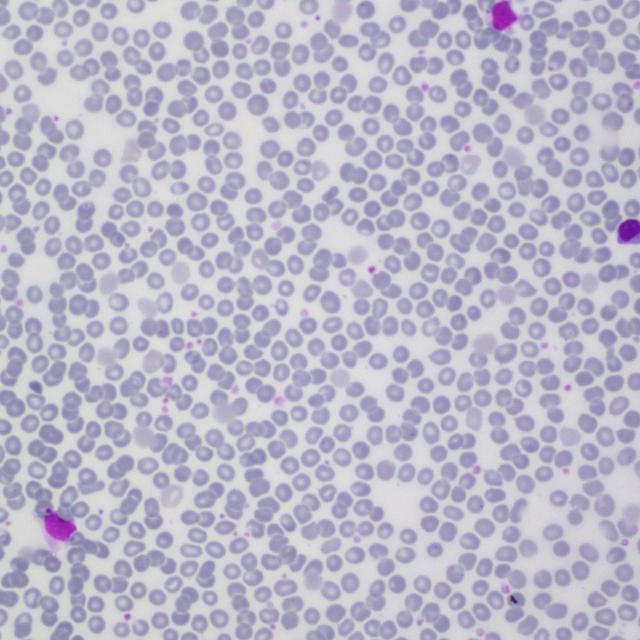
#> input picture crop_test.jpg, 640 x 640 px
$ python preprocess.py ../crop_test.jpg
#> lines starting #> are read from the running program, lines starting #| are printed output that depends on the picture
### src/utils.py
"""
utils.py — Shared utility helpers for the Blood Report Analyzer.
"""

import os
import uuid
import logging
from datetime import datetime
from pathlib import Path
import numpy as np
from PIL import Image

# ── Logging setup ────────────────────────────────────────────────────────────────
logging.basicConfig(
    level=logging.INFO,
    format="%(asctime)s [%(levelname)s] %(name)s: %(message)s",
    datefmt="%Y-%m-%d %H:%M:%S",
)

def get_logger(name: str) -> logging.Logger:
#> further down, pil_img is the input picture: PIL image 640x640 RGB; mean R, G, B 186.1, 183.2, 200.8
    return logging.getLogger(name)


# ── Path helpers ─────────────────────────────────────────────────────────────────
ROOT_DIR = Path(__file__).resolve().parent.parent


# [5 lines left out: function ensure_dir, not called in this run]


def project_path(*parts: str) -> Path:
    """Build an absolute path relative to the project root."""
    return ROOT_DIR.joinpath(*parts)


# ── ID / timestamp helpers ───────────────────────────────────────────────────────
def generate_analysis_id() -> str:
    """Generate a unique analysis/report ID."""
    return f"BRA-{datetime.now().strftime('%Y%m%d%H%M%S')}-{uuid.uuid4().hex[:6].upper()}"


def current_timestamp() -> str:
    """Human-readable timestamp for report headers."""
    return datetime.now().strftime("%d %B %Y, %I:%M %p")


# ── Image helpers ────────────────────────────────────────────────────────────────
def load_image_pil(path: str | Path) -> Image.Image:
    """Load an image file as a PIL Image (RGB)."""
    return Image.open(str(path)).convert("RGB")


def pil_to_numpy(img: Image.Image) -> np.ndarray:
    """Convert PIL Image to NumPy array (H, W, C) uint8 RGB."""
    return np.array(img, dtype=np.uint8)


def numpy_to_pil(arr: np.ndarray) -> Image.Image:
    """Convert NumPy array (H, W, C) uint8 RGB to PIL Image."""
    return Image.fromarray(arr.astype(np.uint8))


# [12 lines left out: functions bytes_to_pil, pil_to_bytes, not called in this run]


# ── Calibration ──────────────────────────────────────────────────────────────────
# Default calibration factor: cells detected in a 640×640 field of view
# to estimated cells per µL.  This is a demo-level approximation.
# Real calibration requires known slide magnification and field diameter.
DEFAULT_CALIBRATION = {
    # Typical counts per 640x640 frame at BCCD microscopy magnification (~100x oil).
    # At this magnification each field covers ~0.002 µL of blood.
    # Midpoints are WHO normal reference range centres.
    "rbc":      {"midpoint": 4_800_000, "typical_frame": 5},   # BCCD images show ~5 RBCs at 100x
    "wbc":      {"midpoint": 7_000,     "typical_frame": 3},   # ~3 WBCs visible at this magnification
    "platelet": {"midpoint": 250_000,   "typical_frame": 10},  # ~10 platelets per frame at 100x
}

# [39 lines left out: function calibrate_counts, not called in this run]

### src/preprocess.py
"""
preprocess.py — OpenCV image preprocessing pipeline for blood smear images.

Steps:
  1. Load image (from path or NumPy array)
  2. Convert to RGB
  3. Gaussian blur (noise removal)
  4. CLAHE on L-channel (contrast enhancement)
  5. Resize to target dimensions
  6. Return preprocessed image alongside a display-ready copy
"""

import cv2
import numpy as np
from PIL import Image
from src.utils import get_logger, pil_to_numpy, numpy_to_pil

log = get_logger(__name__)

# Default YOLO input size
TARGET_SIZE: tuple[int, int] = (640, 640)


def preprocess(
    image_input: Image.Image | np.ndarray,
    target_size: tuple[int, int] = TARGET_SIZE,
    blur_kernel: int = 3,
    clahe_clip: float = 2.0,
    clahe_grid: tuple[int, int] = (8, 8),
) -> tuple[np.ndarray, np.ndarray]:
    """
    Preprocess a blood smear image for YOLOv8 inference.

    Args:
        image_input: PIL Image or NumPy RGB array.
        target_size:  (width, height) to resize to.
        blur_kernel:  Gaussian kernel size (odd number).
        clahe_clip:   CLAHE clip limit.
        clahe_grid:   CLAHE tile grid size.

    Returns:
        (preprocessed_rgb, display_rgb):
            preprocessed_rgb — NumPy uint8 RGB array ready for YOLOv8.
            display_rgb      — Original image resized (no CLAHE) for UI display.
    """
#> called with target_size = (640, 640), blur_kernel = 3, clahe_clip = 2, clahe_grid = (8, 8)
    # ── 1. Normalize to NumPy RGB ─────────────────────────────────────────────
    if isinstance(image_input, Image.Image):
        img_rgb = pil_to_numpy(image_input)
    else:
        img_rgb = image_input.copy()
        if img_rgb.ndim == 2:
            img_rgb = cv2.cvtColor(img_rgb, cv2.COLOR_GRAY2RGB)
        elif img_rgb.shape[2] == 4:
            img_rgb = cv2.cvtColor(img_rgb, cv2.COLOR_RGBA2RGB)

    log.info("Input image shape: %s", img_rgb.shape)

    # ── 2. Resize (display copy before enhancement) ───────────────────────────
    w, h = target_size
    display_rgb = cv2.resize(img_rgb, (w, h), interpolation=cv2.INTER_LINEAR)

    # ── 3. Gaussian blur — noise removal ─────────────────────────────────────
    blurred = cv2.GaussianBlur(img_rgb, (blur_kernel, blur_kernel), sigmaX=0)

    # ── 4. CLAHE on L channel (LAB colour space) ──────────────────────────────
    lab = cv2.cvtColor(blurred, cv2.COLOR_RGB2LAB)
#> lab: shape (640, 640, 3); mean of channels 0, 1, 2 191.8, 132.6, 119.4
    l_ch, a_ch, b_ch = cv2.split(lab)
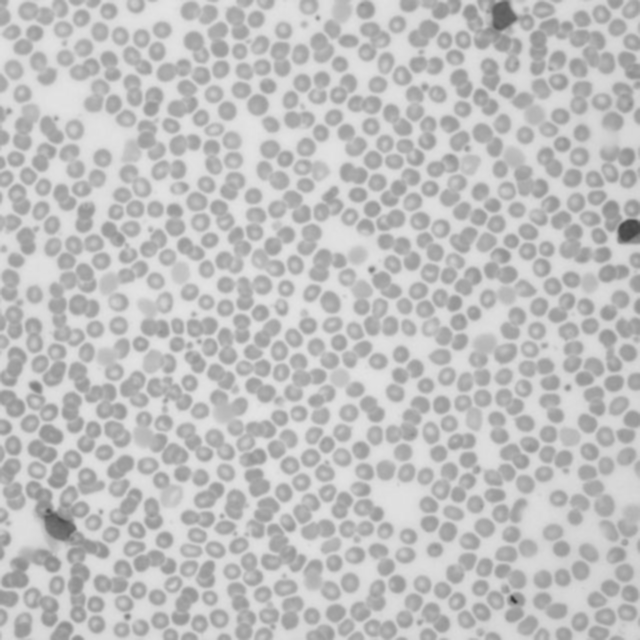
#> l_ch: shape (640, 640); min 57, max 228, mean 191.8
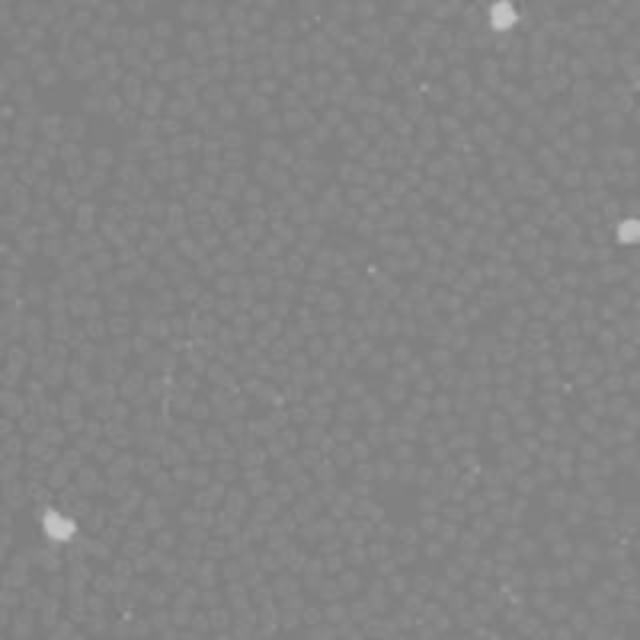
#> a_ch: shape (640, 640); min 122, max 196, mean 132.6
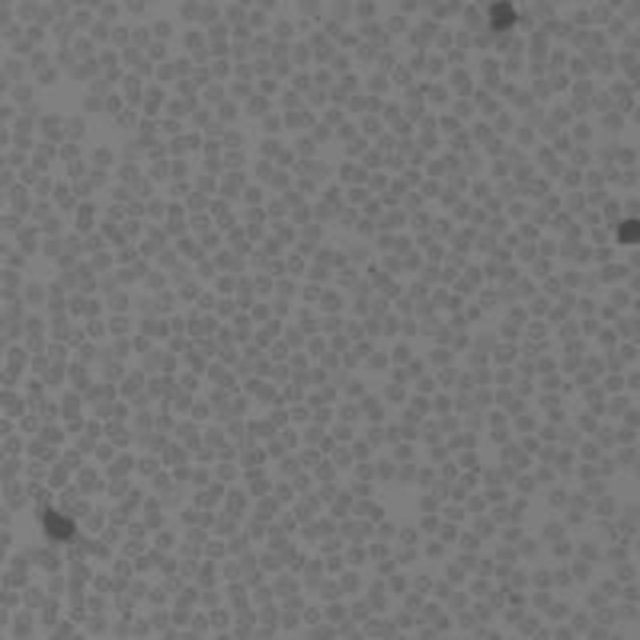
#> b_ch: shape (640, 640); min 73, max 136, mean 119.4

    clahe = cv2.createCLAHE(clipLimit=clahe_clip, tileGridSize=clahe_grid)
    l_eq = clahe.apply(l_ch)
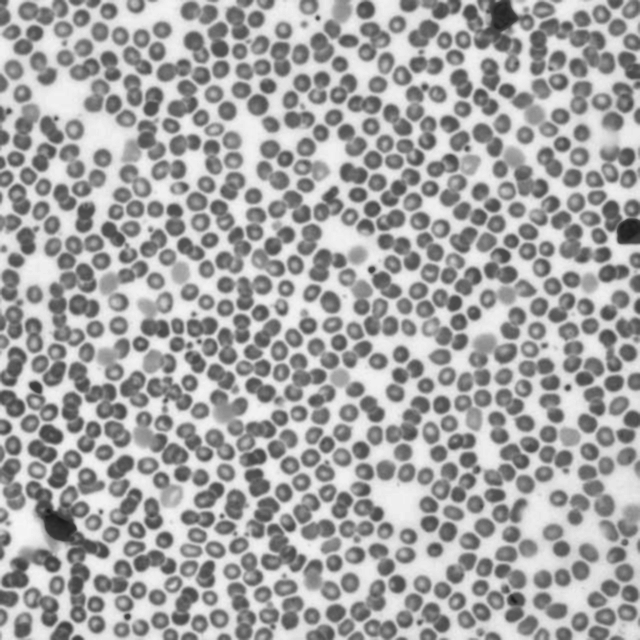
#> l_eq: shape (640, 640); min 27, max 246, mean 165

    lab_eq = cv2.merge([l_eq, a_ch, b_ch])
#> lab_eq: shape (640, 640, 3); mean of channels 0, 1, 2 165, 132.6, 119.4
    enhanced_rgb = cv2.cvtColor(lab_eq, cv2.COLOR_LAB2RGB)
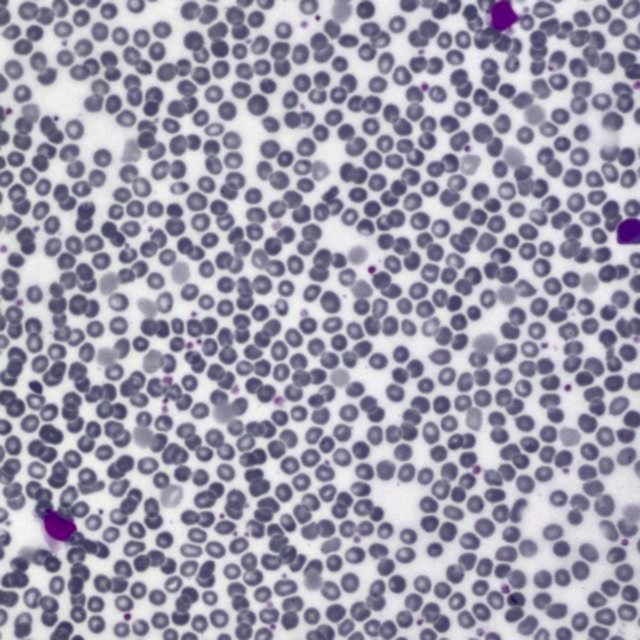
#> enhanced_rgb: shape (640, 640, 3); mean R, G, B 159.3, 156.6, 173.2

    # ── 5. Resize to target size ───────────────────────────────────────────────
    preprocessed_rgb = cv2.resize(enhanced_rgb, (w, h), interpolation=cv2.INTER_LINEAR)

    log.info("Preprocessed image shape: %s", preprocessed_rgb.shape)
    return preprocessed_rgb, display_rgb


def preprocess_to_pil(
    image_input: Image.Image | np.ndarray,
    **kwargs,
) -> tuple[Image.Image, Image.Image]:
    """Convenience wrapper returning PIL Images instead of NumPy arrays."""
    pre, disp = preprocess(image_input, **kwargs)
    return numpy_to_pil(pre), numpy_to_pil(disp)


# ── Quick smoke test ──────────────────────────────────────────────────────────────
if __name__ == "__main__":
    import sys
    from pathlib import Path

    img_path = sys.argv[1] if len(sys.argv) > 1 else "data/sample_images/sample.jpg"
    if not Path(img_path).exists():
        print(f"Image not found: {img_path}")
        sys.exit(1)

    pil_img = Image.open(img_path).convert("RGB")
    pre_pil, disp_pil = preprocess_to_pil(pil_img)

    out_pre = "data/sample_images/preprocessed.png"
    out_disp = "data/sample_images/display.png"
    pre_pil.save(out_pre)
    disp_pil.save(out_disp)
    print(f"Saved preprocessed → {out_pre}")
    print(f"Saved display copy → {out_disp}")

$ run again, on ui/src/assets/smear-sample.jpg
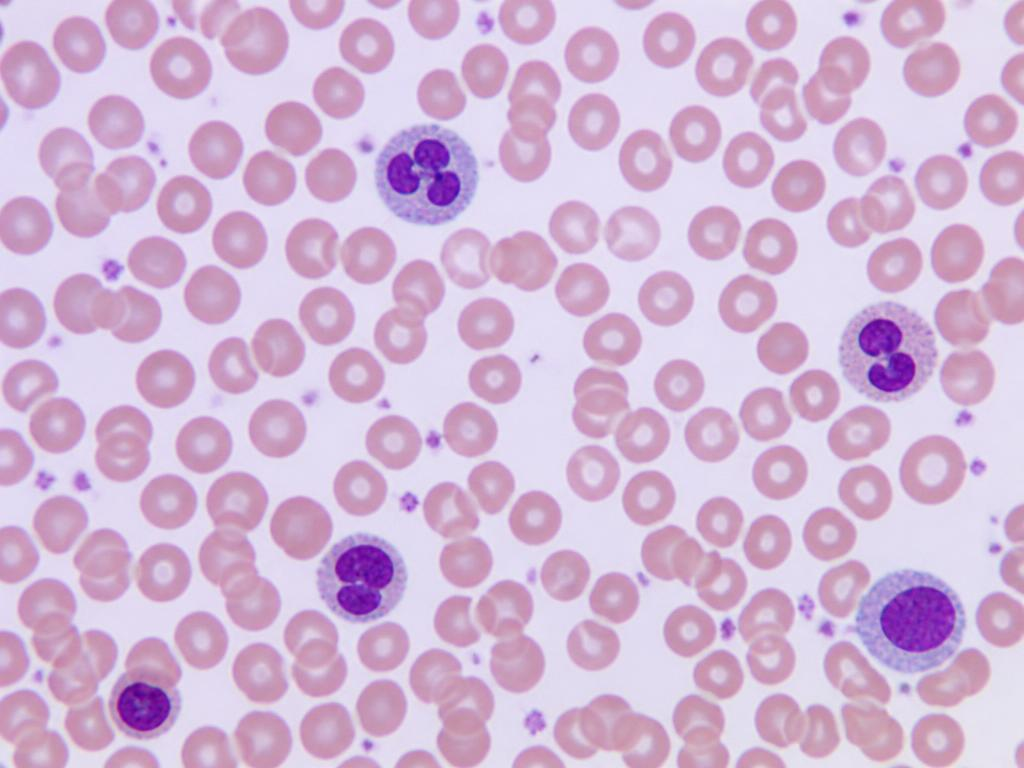
#> input picture ui/src/assets/smear-sample.jpg, 1024 x 768 px
#> pil_img is the input picture: PIL image 1024x768 RGB; mean R, G, B 211.1, 184, 214.9
#> lab: shape (768, 1024, 3); mean of channels 0, 1, 2 198.9, 143.3, 116.2
#> lab_eq: shape (768, 1024, 3); mean of channels 0, 1, 2 176.4, 143.3, 116.2
#> in preprocess, `enhanced_rgb = cv2.cvtColor(lab_eq, cv2.COLOR_LAB2RGB)`:
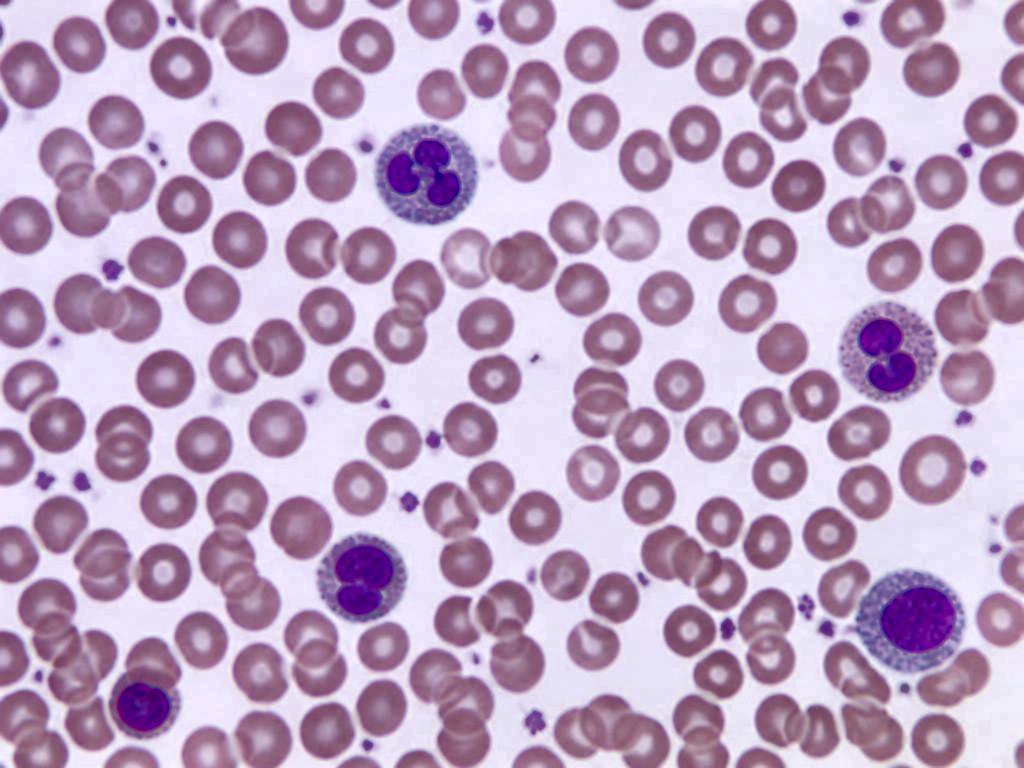
#> enhanced_rgb: shape (768, 1024, 3); mean R, G, B 187.2, 161.7, 191.5
#> in preprocess, `preprocessed_rgb = cv2.resize(enhanced_rgb, (w, h), interpolation=cv2...`:
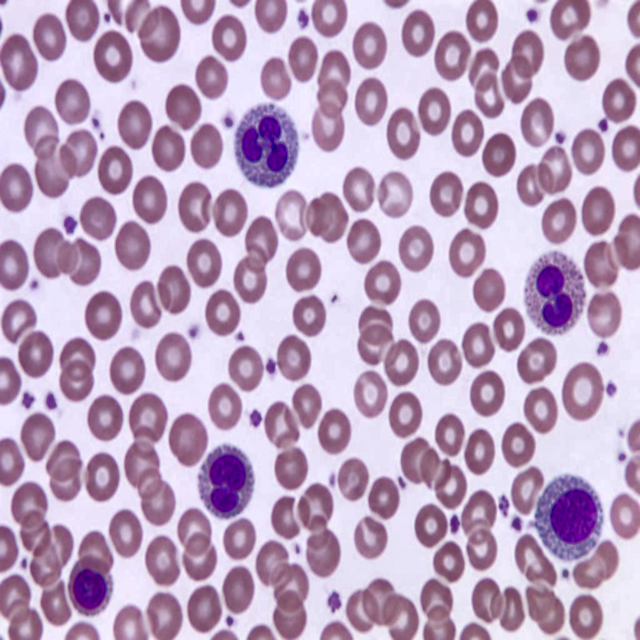
#> preprocessed_rgb: shape (640, 640, 3); mean R, G, B 187.2, 161.6, 191.4
